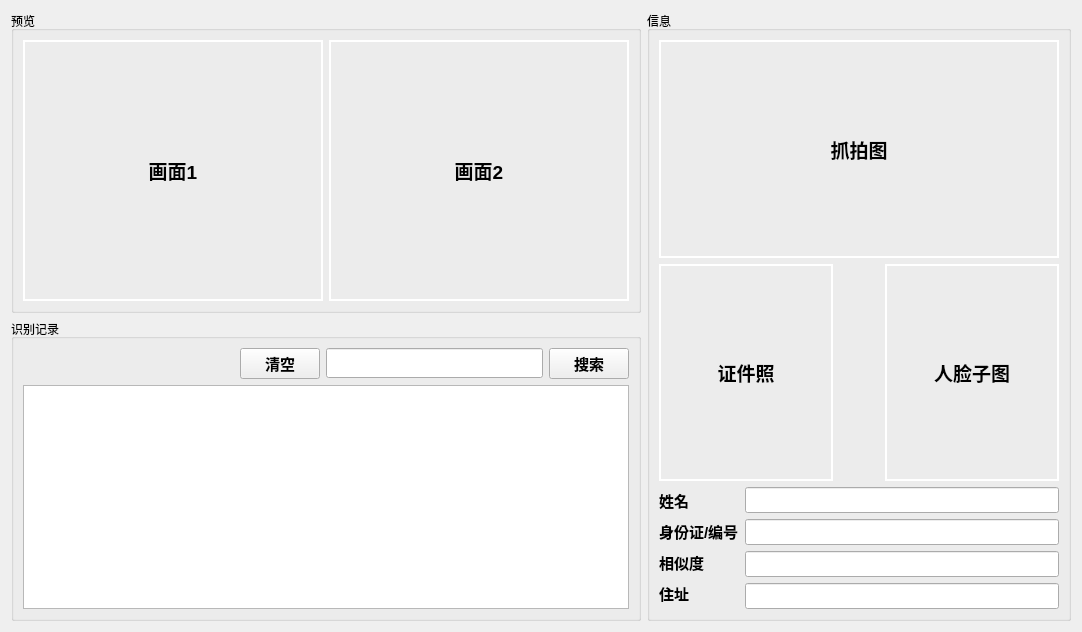
<?xml version="1.0" encoding="UTF-8"?>
<ui version="4.0">
 <class>PreviewView</class>
 <widget class="QWidget" name="PreviewView">
  <property name="geometry">
   <rect>
    <x>0</x>
    <y>0</y>
    <width>1082</width>
    <height>632</height>
   </rect>
  </property>
  <property name="sizePolicy">
   <sizepolicy hsizetype="Expanding" vsizetype="Expanding">
    <horstretch>0</horstretch>
    <verstretch>0</verstretch>
   </sizepolicy>
  </property>
  <property name="windowTitle">
   <string>Form</string>
  </property>
  <layout class="QVBoxLayout" name="verticalLayout_8">
   <item>
    <layout class="QHBoxLayout" name="horizontalLayout_5">
     <item>
      <layout class="QVBoxLayout" name="verticalLayout_7">
       <item>
        <widget class="QGroupBox" name="gpbPreview">
         <property name="sizePolicy">
          <sizepolicy hsizetype="Expanding" vsizetype="Expanding">
           <horstretch>0</horstretch>
           <verstretch>0</verstretch>
          </sizepolicy>
         </property>
         <property name="minimumSize">
          <size>
           <width>630</width>
           <height>300</height>
          </size>
         </property>
         <property name="title">
          <string>预览</string>
         </property>
         <layout class="QVBoxLayout" name="verticalLayout">
          <item>
           <layout class="QHBoxLayout" name="horizontalLayout">
            <item>
             <widget class="QLabel" name="lblChannel1">
              <property name="sizePolicy">
               <sizepolicy hsizetype="Expanding" vsizetype="Expanding">
                <horstretch>0</horstretch>
                <verstretch>0</verstretch>
               </sizepolicy>
              </property>
              <property name="font">
               <font>
                <family>Arial</family>
                <pointsize>14</pointsize>
                <weight>75</weight>
                <bold>true</bold>
               </font>
              </property>
              <property name="styleSheet">
               <string notr="true">border-width: 2px;
border-style: solid;
border-color: rgb(255, 255, 255);</string>
              </property>
              <property name="text">
               <string>画面1</string>
              </property>
              <property name="alignment">
               <set>Qt::AlignCenter</set>
              </property>
             </widget>
            </item>
            <item>
             <widget class="QLabel" name="lblChannel2">
              <property name="sizePolicy">
               <sizepolicy hsizetype="Expanding" vsizetype="Expanding">
                <horstretch>0</horstretch>
                <verstretch>0</verstretch>
               </sizepolicy>
              </property>
              <property name="font">
               <font>
                <family>Arial</family>
                <pointsize>14</pointsize>
                <weight>75</weight>
                <bold>true</bold>
               </font>
              </property>
              <property name="styleSheet">
               <string notr="true">border-width: 2px;
border-style: solid;
border-color: rgb(255, 255, 255);</string>
              </property>
              <property name="text">
               <string>画面2</string>
              </property>
              <property name="alignment">
               <set>Qt::AlignCenter</set>
              </property>
             </widget>
            </item>
           </layout>
          </item>
         </layout>
        </widget>
       </item>
       <item>
        <widget class="QGroupBox" name="gpbRecord">
         <property name="sizePolicy">
          <sizepolicy hsizetype="Expanding" vsizetype="Expanding">
           <horstretch>0</horstretch>
           <verstretch>0</verstretch>
          </sizepolicy>
         </property>
         <property name="minimumSize">
          <size>
           <width>630</width>
           <height>260</height>
          </size>
         </property>
         <property name="title">
          <string>识别记录</string>
         </property>
         <layout class="QHBoxLayout" name="horizontalLayout_6">
          <item>
           <layout class="QVBoxLayout" name="verticalLayout_6">
            <item>
             <layout class="QHBoxLayout" name="horizontalLayout_4">
              <item>
               <spacer name="horizontalSpacer">
                <property name="orientation">
                 <enum>Qt::Horizontal</enum>
                </property>
                <property name="sizeHint" stdset="0">
                 <size>
                  <width>40</width>
                  <height>20</height>
                 </size>
                </property>
               </spacer>
              </item>
              <item>
               <widget class="QPushButton" name="btnClear">
                <property name="font">
                 <font>
                  <family>Arial</family>
                  <pointsize>11</pointsize>
                  <weight>75</weight>
                  <bold>true</bold>
                 </font>
                </property>
                <property name="text">
                 <string>清空</string>
                </property>
               </widget>
              </item>
              <item>
               <widget class="QLineEdit" name="ledtSearch">
                <property name="minimumSize">
                 <size>
                  <width>170</width>
                  <height>30</height>
                 </size>
                </property>
                <property name="maximumSize">
                 <size>
                  <width>16777215</width>
                  <height>16777215</height>
                 </size>
                </property>
                <property name="font">
                 <font>
                  <family>Arial</family>
                  <pointsize>11</pointsize>
                  <weight>75</weight>
                  <bold>true</bold>
                 </font>
                </property>
               </widget>
              </item>
              <item>
               <widget class="QPushButton" name="btnSearch">
                <property name="font">
                 <font>
                  <family>Arial</family>
                  <pointsize>11</pointsize>
                  <weight>75</weight>
                  <bold>true</bold>
                 </font>
                </property>
                <property name="text">
                 <string>搜索</string>
                </property>
               </widget>
              </item>
             </layout>
            </item>
            <item>
             <widget class="QListWidget" name="lstRecord"/>
            </item>
           </layout>
          </item>
         </layout>
        </widget>
       </item>
      </layout>
     </item>
     <item>
      <widget class="QGroupBox" name="gpbInfo">
       <property name="sizePolicy">
        <sizepolicy hsizetype="Expanding" vsizetype="Expanding">
         <horstretch>0</horstretch>
         <verstretch>0</verstretch>
        </sizepolicy>
       </property>
       <property name="minimumSize">
        <size>
         <width>390</width>
         <height>580</height>
        </size>
       </property>
       <property name="title">
        <string>信息</string>
       </property>
       <layout class="QVBoxLayout" name="verticalLayout_5">
        <item>
         <layout class="QVBoxLayout" name="verticalLayout_4">
          <item>
           <widget class="QLabel" name="lblCapture">
            <property name="sizePolicy">
             <sizepolicy hsizetype="Preferred" vsizetype="Preferred">
              <horstretch>0</horstretch>
              <verstretch>0</verstretch>
             </sizepolicy>
            </property>
            <property name="minimumSize">
             <size>
              <width>350</width>
              <height>210</height>
             </size>
            </property>
            <property name="maximumSize">
             <size>
              <width>16777215</width>
              <height>16777215</height>
             </size>
            </property>
            <property name="font">
             <font>
              <family>Arial</family>
              <pointsize>14</pointsize>
              <weight>75</weight>
              <bold>true</bold>
             </font>
            </property>
            <property name="styleSheet">
             <string notr="true">border-width: 2px;
border-style: solid;
border-color: rgb(255, 255, 255);</string>
            </property>
            <property name="text">
             <string>抓拍图</string>
            </property>
            <property name="alignment">
             <set>Qt::AlignCenter</set>
            </property>
           </widget>
          </item>
          <item>
           <layout class="QHBoxLayout" name="horizontalLayout_3">
            <item>
             <widget class="QLabel" name="lblAvatar">
              <property name="sizePolicy">
               <sizepolicy hsizetype="Preferred" vsizetype="Preferred">
                <horstretch>0</horstretch>
                <verstretch>0</verstretch>
               </sizepolicy>
              </property>
              <property name="minimumSize">
               <size>
                <width>160</width>
                <height>160</height>
               </size>
              </property>
              <property name="maximumSize">
               <size>
                <width>16777215</width>
                <height>16777215</height>
               </size>
              </property>
              <property name="font">
               <font>
                <family>Arial</family>
                <pointsize>14</pointsize>
                <weight>75</weight>
                <bold>true</bold>
               </font>
              </property>
              <property name="styleSheet">
               <string notr="true">border-width: 2px;
border-style: solid;
border-color: rgb(255, 255, 255);</string>
              </property>
              <property name="text">
               <string>证件照</string>
              </property>
              <property name="alignment">
               <set>Qt::AlignCenter</set>
              </property>
             </widget>
            </item>
            <item>
             <widget class="QLabel" name="lblIcon">
              <property name="sizePolicy">
               <sizepolicy hsizetype="Preferred" vsizetype="Preferred">
                <horstretch>0</horstretch>
                <verstretch>0</verstretch>
               </sizepolicy>
              </property>
              <property name="minimumSize">
               <size>
                <width>30</width>
                <height>30</height>
               </size>
              </property>
              <property name="maximumSize">
               <size>
                <width>40</width>
                <height>40</height>
               </size>
              </property>
              <property name="font">
               <font>
                <family>Arial</family>
                <pointsize>10</pointsize>
                <weight>50</weight>
                <bold>false</bold>
               </font>
              </property>
              <property name="styleSheet">
               <string notr="true">/*border-width: 2px;
border-style: solid;
border-color: rgb(255, 255, 255);*/</string>
              </property>
              <property name="text">
               <string/>
              </property>
              <property name="alignment">
               <set>Qt::AlignCenter</set>
              </property>
             </widget>
            </item>
            <item>
             <widget class="QLabel" name="lblFace">
              <property name="sizePolicy">
               <sizepolicy hsizetype="Preferred" vsizetype="Preferred">
                <horstretch>0</horstretch>
                <verstretch>0</verstretch>
               </sizepolicy>
              </property>
              <property name="minimumSize">
               <size>
                <width>160</width>
                <height>160</height>
               </size>
              </property>
              <property name="maximumSize">
               <size>
                <width>16777215</width>
                <height>16777215</height>
               </size>
              </property>
              <property name="font">
               <font>
                <family>Arial</family>
                <pointsize>14</pointsize>
                <weight>75</weight>
                <bold>true</bold>
               </font>
              </property>
              <property name="styleSheet">
               <string notr="true">border-width: 2px;
border-style: solid;
border-color: rgb(255, 255, 255);</string>
              </property>
              <property name="text">
               <string>人脸子图</string>
              </property>
              <property name="alignment">
               <set>Qt::AlignCenter</set>
              </property>
             </widget>
            </item>
           </layout>
          </item>
         </layout>
        </item>
        <item>
         <layout class="QHBoxLayout" name="horizontalLayout_2">
          <item>
           <layout class="QVBoxLayout" name="verticalLayout_2">
            <item>
             <widget class="QLabel" name="lblName">
              <property name="sizePolicy">
               <sizepolicy hsizetype="Preferred" vsizetype="Fixed">
                <horstretch>0</horstretch>
                <verstretch>0</verstretch>
               </sizepolicy>
              </property>
              <property name="font">
               <font>
                <family>Arial</family>
                <pointsize>11</pointsize>
                <weight>75</weight>
                <bold>true</bold>
               </font>
              </property>
              <property name="text">
               <string>姓名</string>
              </property>
             </widget>
            </item>
            <item>
             <widget class="QLabel" name="lblIdCard">
              <property name="sizePolicy">
               <sizepolicy hsizetype="Preferred" vsizetype="Fixed">
                <horstretch>0</horstretch>
                <verstretch>0</verstretch>
               </sizepolicy>
              </property>
              <property name="font">
               <font>
                <family>Arial</family>
                <pointsize>11</pointsize>
                <weight>75</weight>
                <bold>true</bold>
               </font>
              </property>
              <property name="text">
               <string>身份证/编号</string>
              </property>
             </widget>
            </item>
            <item>
             <widget class="QLabel" name="lblSimilar">
              <property name="sizePolicy">
               <sizepolicy hsizetype="Preferred" vsizetype="Fixed">
                <horstretch>0</horstretch>
                <verstretch>0</verstretch>
               </sizepolicy>
              </property>
              <property name="font">
               <font>
                <family>Arial</family>
                <pointsize>11</pointsize>
                <weight>75</weight>
                <bold>true</bold>
               </font>
              </property>
              <property name="text">
               <string>相似度</string>
              </property>
             </widget>
            </item>
            <item>
             <widget class="QLabel" name="lblAddress">
              <property name="sizePolicy">
               <sizepolicy hsizetype="Preferred" vsizetype="Fixed">
                <horstretch>0</horstretch>
                <verstretch>0</verstretch>
               </sizepolicy>
              </property>
              <property name="font">
               <font>
                <family>Arial</family>
                <pointsize>11</pointsize>
                <weight>75</weight>
                <bold>true</bold>
               </font>
              </property>
              <property name="text">
               <string>住址</string>
              </property>
             </widget>
            </item>
           </layout>
          </item>
          <item>
           <layout class="QVBoxLayout" name="verticalLayout_3">
            <item>
             <widget class="QLineEdit" name="ledtName">
              <property name="sizePolicy">
               <sizepolicy hsizetype="Expanding" vsizetype="Fixed">
                <horstretch>0</horstretch>
                <verstretch>0</verstretch>
               </sizepolicy>
              </property>
              <property name="minimumSize">
               <size>
                <width>0</width>
                <height>25</height>
               </size>
              </property>
              <property name="font">
               <font>
                <family>Arial</family>
                <pointsize>11</pointsize>
                <weight>75</weight>
                <bold>true</bold>
               </font>
              </property>
             </widget>
            </item>
            <item>
             <widget class="QLineEdit" name="ledtIdCard">
              <property name="sizePolicy">
               <sizepolicy hsizetype="Expanding" vsizetype="Fixed">
                <horstretch>0</horstretch>
                <verstretch>0</verstretch>
               </sizepolicy>
              </property>
              <property name="minimumSize">
               <size>
                <width>0</width>
                <height>25</height>
               </size>
              </property>
              <property name="font">
               <font>
                <family>Arial</family>
                <pointsize>11</pointsize>
                <weight>75</weight>
                <bold>true</bold>
               </font>
              </property>
             </widget>
            </item>
            <item>
             <widget class="QLineEdit" name="ledtSimilar">
              <property name="sizePolicy">
               <sizepolicy hsizetype="Expanding" vsizetype="Fixed">
                <horstretch>0</horstretch>
                <verstretch>0</verstretch>
               </sizepolicy>
              </property>
              <property name="minimumSize">
               <size>
                <width>0</width>
                <height>25</height>
               </size>
              </property>
              <property name="font">
               <font>
                <family>Arial</family>
                <pointsize>11</pointsize>
                <weight>75</weight>
                <bold>true</bold>
               </font>
              </property>
             </widget>
            </item>
            <item>
             <widget class="QLineEdit" name="ledtAddress">
              <property name="sizePolicy">
               <sizepolicy hsizetype="Expanding" vsizetype="Fixed">
                <horstretch>0</horstretch>
                <verstretch>0</verstretch>
               </sizepolicy>
              </property>
              <property name="minimumSize">
               <size>
                <width>0</width>
                <height>25</height>
               </size>
              </property>
              <property name="font">
               <font>
                <family>Arial</family>
                <pointsize>11</pointsize>
                <weight>75</weight>
                <bold>true</bold>
               </font>
              </property>
             </widget>
            </item>
           </layout>
          </item>
         </layout>
        </item>
       </layout>
      </widget>
     </item>
    </layout>
   </item>
  </layout>
 </widget>
 <resources/>
 <connections/>
</ui>
